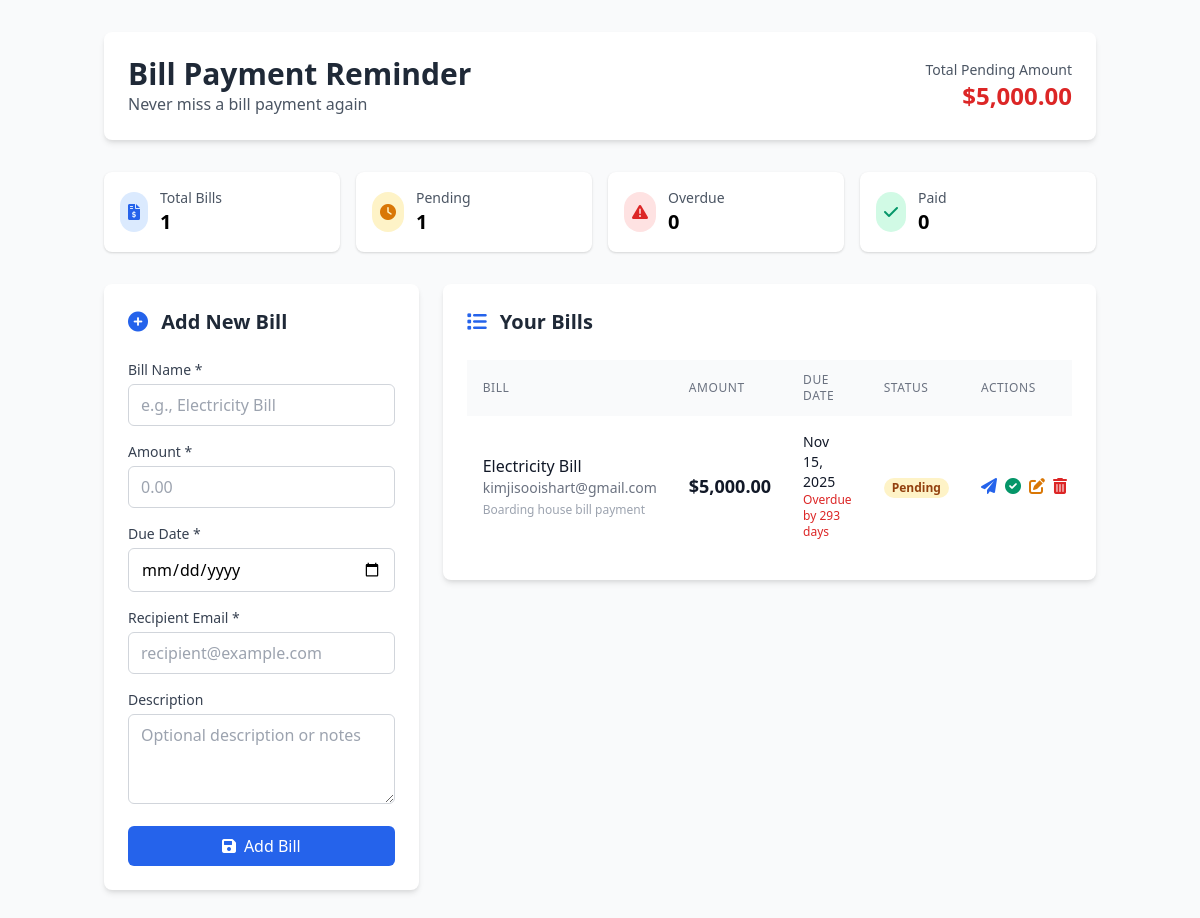
The page / on the database its author committed.
### tables this page shows
CREATE TABLE `bills` (
  `id` int(11) NOT NULL,
  `bill_name` varchar(255) NOT NULL,
  `amount` decimal(10,2) NOT NULL,
  `due_date` date NOT NULL,
  `description` text DEFAULT NULL,
  `status` enum('pending','paid','overdue') DEFAULT 'pending',
  `recipient_email` varchar(255) NOT NULL,
  `reminder_sent` tinyint(1) DEFAULT 0,
  `created_at` timestamp NOT NULL DEFAULT current_timestamp(),
  `updated_at` timestamp NOT NULL DEFAULT current_timestamp() ON UPDATE current_timestamp()
);

### index.php (the view, shortened to what this page needs)
<?php
require_once 'config.php';
try {
    $stmt = $pdo->query("SELECT * FROM bills ORDER BY due_date ASC");
    $bills = $stmt->fetchAll(PDO::FETCH_ASSOC);
    $pdo->exec("UPDATE bills SET status='overdue' WHERE due_date < CURDATE() AND status = 'pending'");
    $total_bills = $pdo->query("SELECT COUNT(*) FROM bills")->fetchColumn();
    $pending_bills = $pdo->query("SELECT COUNT(*) FROM bills WHERE status = 'pending'")->fetchColumn();
    $overdue_bills = $pdo->query("SELECT COUNT(*) FROM bills WHERE status = 'overdue'")->fetchColumn();
    $total_amount_result = $pdo->query("SELECT SUM(amount) FROM bills WHERE status IN ('pending', 'overdue')")->fetchColumn();
    $total_amount = $total_amount_result ? $total_amount_result : 0;
} catch (PDOException $e) {
    die("Database error: " . $e->getMessage());
}
?>
<!DOCTYPE html>
<html lang="en">
<head>
    <link href="https://cdn.jsdelivr.net/npm/tailwindcss@2.2.19/dist/tailwind.min.css" rel="stylesheet">
    <link rel="stylesheet" href="https://cdnjs.cloudflare.com/ajax/libs/font-awesome/6.0.0/css/all.min.css">
</head>
<body class="bg-gray-50 min-h-screen">
    <div class="container mx-auto px-4 py-8">
        <header class="bg-white rounded-lg shadow-md p-6 mb-8">
            <div class="flex justify-between items-center flex-col md:flex-row">
                <div class="mb-4 md:mb-0">
                    <h1 class="text-3xl font-bold text-gray-800"><?php echo APP_NAME; ?></h1>
                    <p class="text-gray-600">Never miss a bill payment again</p>
                </div>
                <div class="text-center md:text-right">
                    <p class="text-sm text-gray-600">Total Pending Amount</p>
                    <p class="text-2xl font-bold text-red-600">$<?php echo number_format($total_amount, 2); ?></p>
                </div>
            </div>
        </header>
        <div class="grid grid-cols-1 md:grid-cols-2 lg:grid-cols-4 gap-4 mb-8">
            <div class="bg-white rounded-lg shadow p-4">
                <div class="flex items-center">
                    <div class="p-2 rounded-full bg-blue-100 text-blue-600 mr-3">
                        <i class="fas fa-file-invoice-dollar"></i>
                    </div>
                    <div>
                        <p class="text-sm text-gray-600">Total Bills</p>
                        <p class="text-xl font-bold"><?php echo $total_bills; ?></p>
                    </div>
                </div>
            </div>
            <div class="bg-white rounded-lg shadow p-4">
                <div class="flex items-center">
                    <div class="p-2 rounded-full bg-yellow-100 text-yellow-600 mr-3">
                        <i class="fas fa-clock"></i>
                    </div>
                    <div>
                        <p class="text-sm text-gray-600">Pending</p>
                        <p class="text-xl font-bold"><?php echo $pending_bills; ?></p>
                    </div>
                </div>
            </div>
            <div class="bg-white rounded-lg shadow p-4">
                <div class="flex items-center">
                    <div class="p-2 rounded-full bg-red-100 text-red-600 mr-3">
                        <i class="fas fa-exclamation-triangle"></i>
                    </div>
                    <div>
                        <p class="text-sm text-gray-600">Overdue</p>
                        <p class="text-xl font-bold"><?php echo $overdue_bills; ?></p>
                    </div>
                </div>
            </div>
            <div class="bg-white rounded-lg shadow p-4">
                <div class="flex items-center">
                    <div class="p-2 rounded-full bg-green-100 text-green-600 mr-3">
                        <i class="fas fa-check"></i>
                    </div>
                    <div>
                        <p class="text-sm text-gray-600">Paid</p>
                        <p class="text-xl font-bold"><?php echo $total_bills - $pending_bills - $overdue_bills; ?></p>
                    </div>
                </div>
            </div>
        </div>
        <div class="grid grid-cols-1 lg:grid-cols-3 gap-6">
            <div class="lg:col-span-1">
                <div class="bg-white rounded-lg shadow-md p-6 sticky top-4">
                    <h2 class="text-xl font-bold mb-6 text-gray-800">
                        <i class="fas fa-plus-circle mr-2 text-blue-600"></i>
                        Add New Bill
                    </h2>
                    <form method="POST" class="space-y-4">
                        <div>
                            <label class="block text-sm font-medium text-gray-700 mb-1">Bill Name *</label>
                            <input type="text" name="bill_name" required
                                   class="w-full px-3 py-2 border border-gray-300 rounded-md focus:outline-none focus:ring-2 focus:ring-blue-500"
                                   placeholder="e.g., Electricity Bill"
                                   value="<?php echo isset($_POST['bill_name']) ? htmlspecialchars($_POST['bill_name']) : ''; ?>">
                        </div>
                        <div>
                            <label class="block text-sm font-medium text-gray-700 mb-1">Amount *</label>
                            <input type="number" name="amount" step="0.01" min="0.01" required
                                   class="w-full px-3 py-2 border border-gray-300 rounded-md focus:outline-none focus:ring-2 focus:ring-blue-500"
                                   placeholder="0.00"
                                   value="<?php echo isset($_POST['amount']) ? htmlspecialchars($_POST['amount']) : ''; ?>">
                        </div>
                        <div>
                            <label class="block text-sm font-medium text-gray-700 mb-1">Due Date *</label>
                            <input type="date" name="due_date" required
                                   class="w-full px-3 py-2 border border-gray-300 rounded-md focus:outline-none focus:ring-2 focus:ring-blue-500"
                                   value="<?php echo isset($_POST['due_date']) ? htmlspecialchars($_POST['due_date']) : ''; ?>">
                        </div>
                        <div>
                            <label class="block text-sm font-medium text-gray-700 mb-1">Recipient Email *</label>
                            <input type="email" name="recipient_email" required
                                   class="w-full px-3 py-2 border border-gray-300 rounded-md focus:outline-none focus:ring-2 focus:ring-blue-500"
                                   placeholder="recipient@example.com"
                                   value="<?php echo isset($_POST['recipient_email']) ? htmlspecialchars($_POST['recipient_email']) : ''; ?>">
                        </div>
                        <div>
                            <label class="block text-sm font-medium text-gray-700 mb-1">Description</label>
                            <textarea name="description" rows="3"
                                      class="w-full px-3 py-2 border border-gray-300 rounded-md focus:outline-none focus:ring-2 focus:ring-blue-500"
                                      placeholder="Optional description or notes"><?php echo isset($_POST['description']) ? htmlspecialchars($_POST['description']) : ''; ?></textarea>
                        </div>
                        <button type="submit" name="add_bill"
                                class="w-full bg-blue-600 text-white py-2 px-4 rounded-md hover:bg-blue-700 focus:outline-none focus:ring-2 focus:ring-blue-500 transition duration-200">
                            <i class="fas fa-save mr-2"></i>Add Bill
                        </button>
                    </form>
                </div>
            </div>
            <div class="lg:col-span-2">
                <div class="bg-white rounded-lg shadow-md p-6">
                    <h2 class="text-xl font-bold mb-6 text-gray-800">
                        <i class="fas fa-list mr-2 text-blue-600"></i>
                        Your Bills
                    </h2>
                    <?php if (empty($bills)): ?>
                        <div class="text-center py-8">
                            <i class="fas fa-receipt text-4xl text-gray-300 mb-4"></i>
                            <p class="text-gray-500">No bills found. Add your first bill to get started!</p>
                        </div>
                    <?php else: ?>
                        <div class="overflow-x-auto">
                            <table class="w-full min-w-full">
                                <thead>
                                    <tr class="bg-gray-50">
                                        <th class="px-4 py-3 text-left text-xs font-medium text-gray-500 uppercase tracking-wider">Bill</th>
                                        <th class="px-4 py-3 text-left text-xs font-medium text-gray-500 uppercase tracking-wider">Amount</th>
                                        <th class="px-4 py-3 text-left text-xs font-medium text-gray-500 uppercase tracking-wider">Due Date</th>
                                        <th class="px-4 py-3 text-left text-xs font-medium text-gray-500 uppercase tracking-wider">Status</th>
                                        <th class="px-4 py-3 text-left text-xs font-medium text-gray-500 uppercase tracking-wider">Actions</th>
                                    </tr>
                                </thead>
                                <tbody class="divide-y divide-gray-200">
                                    <?php foreach ($bills as $bill): ?>
                                        <?php
                                        $due_date = new DateTime($bill['due_date']);
                                        $today = new DateTime();
                                        $days_remaining = $today->diff($due_date)->days;
                                        $is_overdue = $due_date < $today;
                                        ?>
                                        <tr class="hover:bg-gray-50">
                                            <td class="px-4 py-4">
                                                <div class="font-medium text-gray-900"><?php echo htmlspecialchars($bill['bill_name']); ?></div>
                                                <div class="text-sm text-gray-500"><?php echo htmlspecialchars($bill['recipient_email']); ?></div>
                                                <?php if (!empty($bill['description'])): ?>
                                                    <div class="text-xs text-gray-400 mt-1"><?php echo htmlspecialchars($bill['description']); ?></div>
                                                <?php endif; ?>
                                            </td>
                                            <td class="px-4 py-4 text-lg font-semibold text-gray-900">
                                                $<?php echo number_format($bill['amount'], 2); ?>
                                            </td>
                                            <td class="px-4 py-4">
                                                <div class="text-sm text-gray-900"><?php echo $due_date->format('M j, Y'); ?></div>
                                                <div class="text-xs <?php echo $is_overdue ? 'text-red-600' : 'text-gray-500'; ?>">
                                                    <?php echo $is_overdue ? 'Overdue by ' . $days_remaining . ' days' : $days_remaining . ' days remaining'; ?>
                                                </div>
                                            </td>
                                            <td class="px-4 py-4">
                                                <span class="px-2 inline-flex text-xs leading-5 font-semibold rounded-full
                                                    <?php echo $bill['status'] === 'paid' ? 'bg-green-100 text-green-800' :
                                                           ($bill['status'] === 'overdue' ? 'bg-red-100 text-red-800' : 'bg-yellow-100 text-yellow-800'); ?>">
                                                    <?php echo ucfirst($bill['status']); ?>
                                                </span>
                                            </td>
                                            <td class="px-4 py-4">
                                                <div class="flex space-x-2">
                                                    <?php if ($bill['status'] !== 'paid'): ?>
                                                        <form method="POST" class="inline">
                                                            <button type="submit" name="send_reminder"
                                                                    class="text-blue-600 hover:text-blue-900 transition duration-200"
                                                                    title="Send Email Reminder">
                                                                <i class="fas fa-paper-plane"></i>
                                                            </button>
                                                        </form>
                                                        <form method="POST" class="inline">
                                                            <button type="submit" name="mark_paid"
                                                                    class="text-green-600 hover:text-green-900 transition duration-200"
                                                                    title="Mark as Paid">
                                                                <i class="fas fa-check-circle"></i>
                                                            </button>
                                                        </form>
                                                    <?php endif; ?>
                                                    <button onclick="editBill(<?php echo htmlspecialchars(json_encode($bill)); ?>)"
                                                            class="text-yellow-600 hover:text-yellow-900 transition duration-200"
                                                            title="Edit Bill">
                                                        <i class="fas fa-edit"></i>
                                                    </button>
                                                    <form method="POST" class="inline" onsubmit="return confirm('Are you sure you want to delete this bill?');">
                                                        <button type="submit" name="delete_bill"
                                                                class="text-red-600 hover:text-red-900 transition duration-200"
                                                                title="Delete Bill">
                                                            <i class="fas fa-trash-alt"></i>
                                                        </button>
                                                    </form>
                                                </div>
                                            </td>
                                        </tr>
                                    <?php endforeach; ?>
                                </tbody>
                            </table>
                        </div>
                    <?php endif; ?>
                </div>
            </div>
        </div>
    </div>
</body>
</html>

### rows shown on the page
bills: bill_name "Electricity Bill", recipient_email "kimjisooishart@gmail.com", description "Boarding house bill payment", amount "5,000.00", due_date "Nov 15, 2025", due_date "293", status "Pending"

### other values the page prints
APP_NAME "Bill Payment Reminder"
$total_amount "5,000.00"
$total_bills "1"
$pending_bills "1"
$overdue_bills "0"
$total_bills - $pending_bills - $overdue_bills "0"
